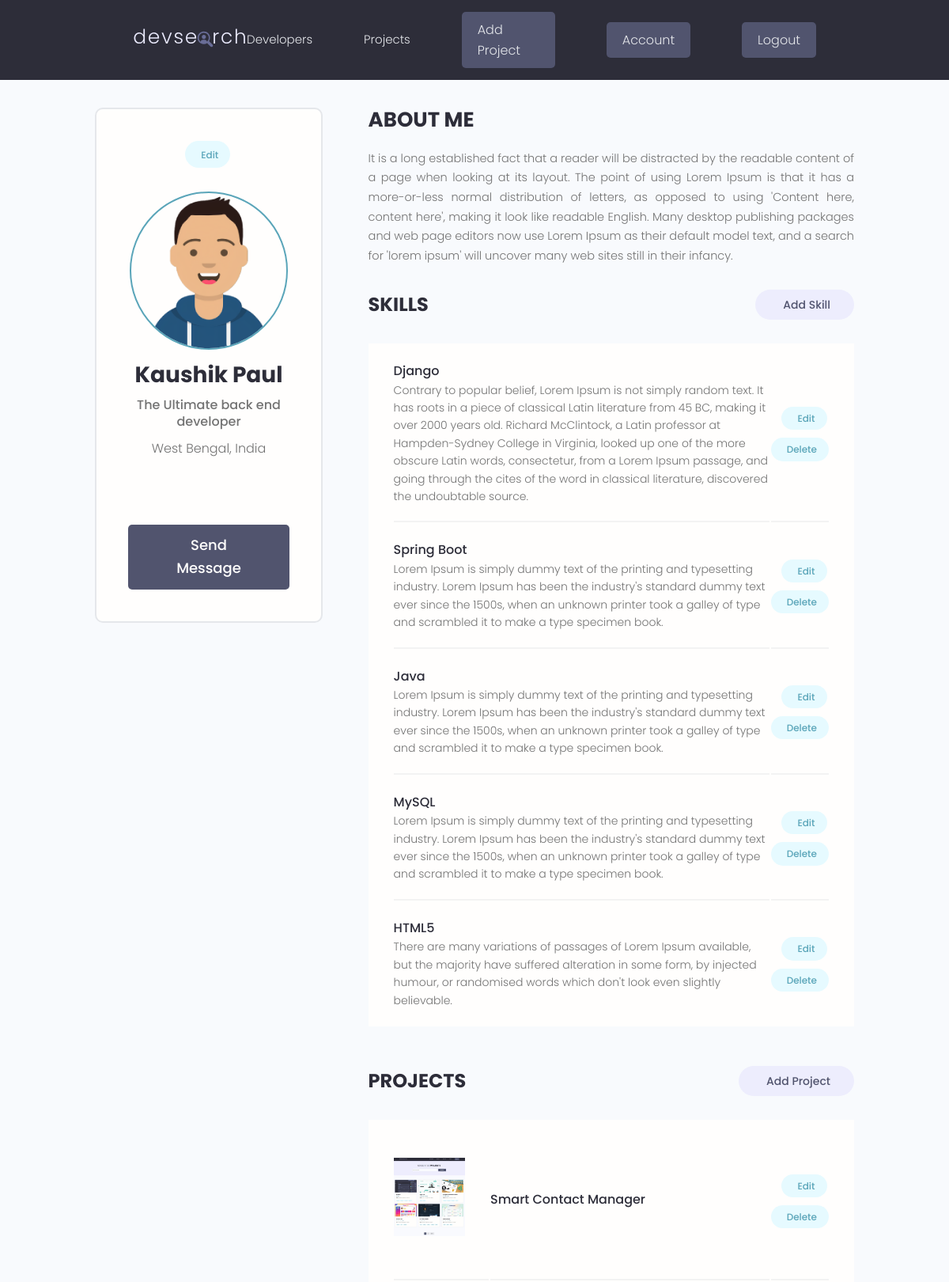
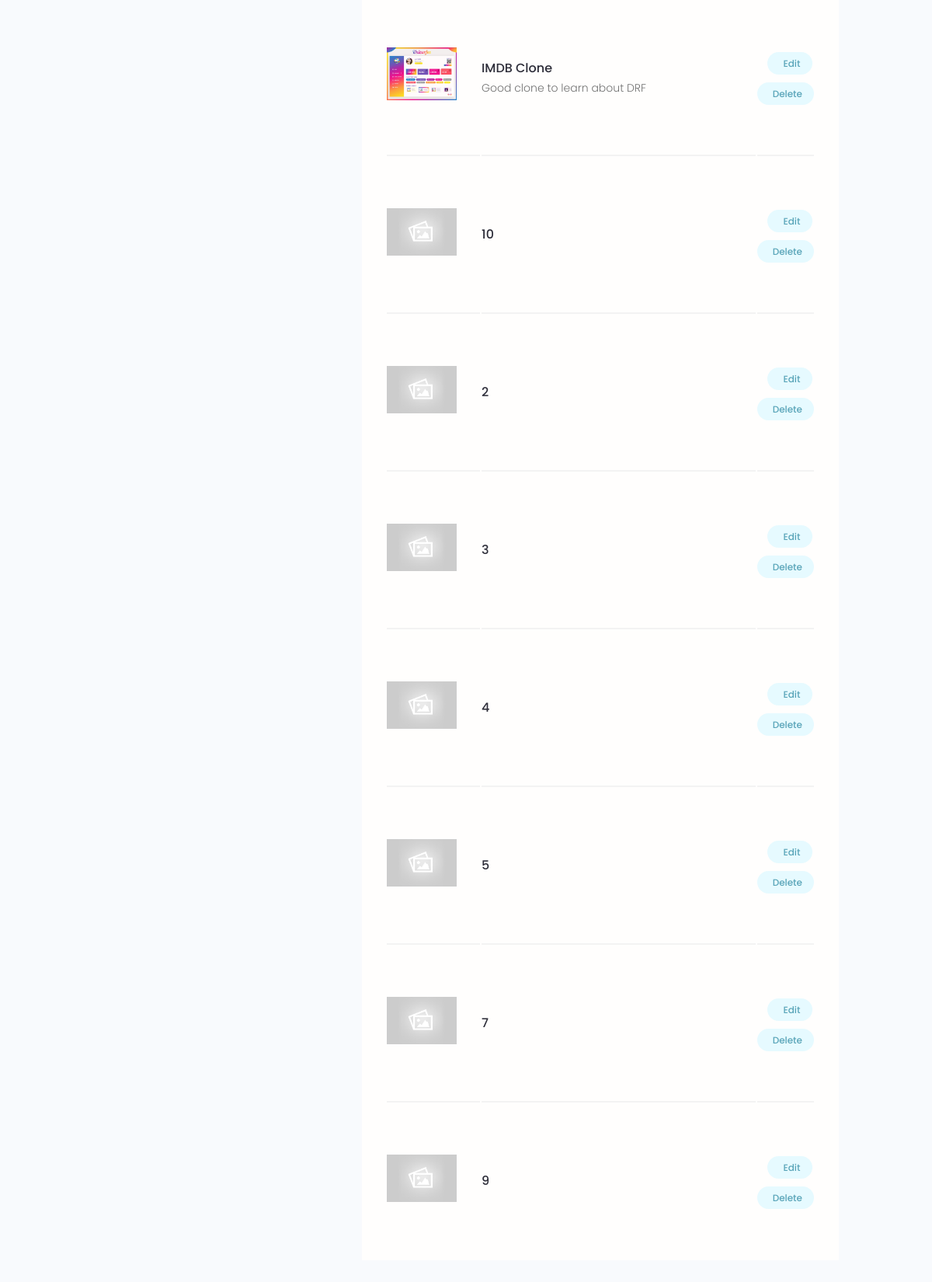
The app's page /account/ (signed in) with its own data (2 pictures, top to bottom).
### users/models.py (models this page shows, shortened)
class Profile(models.Model):
    user = models.OneToOneField(User, on_delete=models.CASCADE, null=True, blank=True)
    name = models.CharField(max_length=100, null=True, blank=True)
    email = models.EmailField(max_length=150, null=True, blank=True)
    username = models.CharField(max_length=100, null=True, blank=True)
    location = models.CharField(max_length=200, null=True, blank=True)
    short_intro = models.CharField(max_length=200, null=True, blank=True)
    bio = models.TextField(null=True, blank=True)
    profile_image = models.ImageField(
        null=True, blank=True, upload_to='profiles/', default='profiles/user-default.png')
    social_github = models.CharField(max_length=100, null=True, blank=True)
    social_twitter = models.CharField(max_length=100, null=True, blank=True)
    social_linkedin = models.CharField(max_length=100, null=True, blank=True)
    social_youtube = models.CharField(max_length=100, null=True, blank=True)
    social_website = models.CharField(max_length=100, null=True, blank=True)
    created_on = models.DateTimeField(auto_now_add=True)
    id = models.UUIDField(default=uuid.uuid4, unique=True,
                          editable=False, primary_key=True)

class Skill(models.Model):
    owner = models.ForeignKey(Profile, on_delete=models.CASCADE, null=True, blank=True)
    name = models.CharField(max_length=150)
    description = models.TextField(null=True, blank=True)
    created_on = models.DateTimeField(auto_now_add=True)
    id = models.UUIDField(default=uuid.uuid4, unique=True,
                          editable=False, primary_key=True)

### projects/models.py (models this page shows, shortened)
class Project(models.Model):
    id = models.UUIDField(default=uuid.uuid4, unique=True,
                          editable=False, primary_key=True)
    owner = models.ForeignKey(Profile, on_delete=models.SET_NULL, null=True, blank=True)
    title = models.CharField(max_length=100)
    description = models.TextField(null=True, blank=True)
    featured_image = models.ImageField(null=True, blank=True, default='default.jpg')
    demo_link = models.CharField(max_length=1000, null=True, blank=True)
    source_link = models.CharField(max_length=1000, null=True, blank=True)
    tags = models.ManyToManyField('Tag', blank=True)
    vote_total = models.IntegerField(default=0, null=True, blank=True)
    vote_ratio = models.IntegerField(default=0, null=True, blank=True)
    created_on = models.DateTimeField(auto_now_add=True)
    class Meta:
        ordering = ['-vote_ratio', '-vote_total', 'title']

### users/views.py (the view)
# urls.py: path('account/', views.user_account, name='user-account'),
@login_required(login_url='login')
def user_account(request):
    profile = request.user.profile
    skills = profile.skill_set.all()
    projects = profile.project_set.all()
    context = {'profile': profile, 'skills': skills, 'projects': projects}
    return render(request, 'account.html', context)

### users/templates/account.html (shortened to what this page needs)
{% extends 'main.html' %}
{% block content %}
  <main class="settingsPage profile my-md">
    <div class="container">
      <div class="layout">
        <div class="column column--1of3">
          <div class="card text-center">
            <div class="card__body dev">
              <a class="tag tag--pill tag--main settings__btn" href="{% url 'edit-account' %}"> Edit</a>
              <img alt="profile pic" class="avatar avatar--xl dev__avatar" src="{{ profile.profile_image.url }}" />
              <h2 class="dev__name">{{ profile.name }}</h2>
              <p class="dev__title">{{ profile.short_intro }}</p>
              <p class="dev__location">{{ profile.location }}</p>
              <ul class="dev__social">
              </ul>
              <a href="#" class="btn btn--sub btn--lg">Send Message </a>
            </div>
          </div>
        </div>
        <div class="column column--2of3">
          <div class="devInfo">
            <h3 class="devInfo__title">About Me</h3>
            <p class="devInfo__about">
              {{ profile.bio }}
            </p>
          </div>
          <div class="settings">
            <h3 class="settings__title">Skills</h3>
            <a class="tag tag--pill tag--sub settings__btn tag--lg" href="{% url 'create-skill' %}"> Add Skill</a>
          </div>
          <table class="settings__table">
            {% for skill in skills %}
            <tr>
              <td class="settings__tableInfo">
                <h4>{{ skill.name }}</h4>
                <p>
                  {{ skill.description }}
                </p>
              </td>
              <td class="settings__tableActions">
                <a class="tag tag--pill tag--main settings__btn" href="{% url 'update-skill' skill.id %}"> Edit</a>
                <a class="tag tag--pill tag--main settings__btn" href="{% url 'delete-skill' skill.id %}?next=/account">
                  Delete</a>
              </td>
            </tr>
            {% endfor %}
          </table>
          <div class="settings">
            <h3 class="settings__title">Projects</h3>
            <a class="tag tag--pill tag--sub settings__btn tag--lg" href="{% url 'project-create' %}"> Add Project</a>
          </div>
          <table class="settings__table">
            {% for project in projects %}
            <tr>
              <td class="settings__thumbnail">
                <a href="{% url 'project-detail' project.id %}"><img src="{{ project.featured_image.url }}" alt="Project Thumbnail" /></a>
              </td>
              <td class="settings__tableInfo">
                <a href="{% url 'project-detail' project.id %}">{{ project.title }}</a>
                <p>
                  {{ project.description|slice:150 }}
                </p>
              </td>
              <td class="settings__tableActions">
                <a class="tag tag--pill tag--main settings__btn" href="{% url 'project-update' project.id %}"> Edit</a>
                <a class="tag tag--pill tag--main settings__btn" href="{% url 'project-delete' project.id %}?next=/account">
                  Delete</a>
              </td>
            </tr>
            {% endfor %}
          </table>
        </div>
      </div>
    </div>
  </main>
{% endblock content %}

### static/styles/app.css (style rules this page uses)
:root { --color-sub: #2d2d39; }
.btn--sub { background-color: var(--color-sub-light); }
.card { border: 2px solid var(--color-light); }
img { width: 100%; }
.profile .card > .dev { padding: 4rem; }
.dev__avatar { display: block; margin: auto; }
.dev__name { color: var(--color-sub); font-size: 2.8rem; font-weight: 700; margin-top: 1rem; margin-bottom: 0.5rem; }
.dev__title { font-size: 1.6rem; font-weight: 500; line-height: 1.3; }
.dev__location { margin-top: 1rem; }
.dev__social { margin: 3rem 0; list-style: none; display: flex; justify-content: center; gap: 1.5rem; }
.devInfo { margin-bottom: 3rem; }
.devInfo__title, .devInfo__subtitle { font-size: 2.6rem; color: var(--color-sub); text-transform: uppercase; font-weight: 700; margin-bottom: 1.5rem; }
.devInfo__about, .devSkill__info { font-size: 1.45rem; line-height: 1.7; text-align: justify; }
.settingsPage .dev > .settings__btn { display: inline-block; margin-bottom: 3rem; }
.settings { display: flex; justify-content: space-between; align-items: center; }
.settings__title { font-size: 2.4rem; text-transform: uppercase; font-weight: 700; color: var(--color-sub); }
.settings__table { margin-top: 3rem; margin-bottom: 5rem; padding: 0 3rem; background: var(--color-white); }
.settings__table tr { width: 100%; }
.settings__table tr > td { padding: 2rem 0; }
.settings__table tr:not(:last-child) td { border-bottom: 2px solid var(--color-white-light); }
.settings__thumbnail { width: 23%; min-width: 10rem; }
.settings__thumbnail img { padding-right: 3rem; height: 15rem; object-fit: contain; }
.settings__tableInfo { width: 100%; }
.settings__tableInfo h4, .settings__tableInfo a { padding-right: 1rem; width: auto; font-size: 1.6rem; font-weight: 500; color: var(--color-sub); }
.settings__tableInfo p { font-size: 1.4rem; }
.settings__tableActions { text-align: right; }

### static/uikit/styles/modules/_variables.css (style rules this page uses)
:root { --color-main: #5aa5b9; --color-main-light: #e6faff; --color-sub: #3f4156; --color-sub-light: #51546e; --color-sub-lighter: #ededfd; --color-text: #737373; --color-gray: #8b8b8b; --color-light: #e5e7eb; --color-light-gray: #767676; --color-bg: #f8fafd; --color-white: #fffefd; --color-white-light: #f3f3f3; --color-success: #359e64; --color-success-bg: #def8e8; --color-error: #fc4b0b; --color-error-bg: #fff2ee; --font-base: 'Poppins', arial, helvetica, 'Segoe UI', roboto, ubuntu, sans-serif; --font-monospace: 'Fira Code', 'Courier New', courier, monospace; --font-regular: 300; --font-medium: 500; --font-bold: 700; --generic-shadow: 1px 1px 5px #00000010; --generic-transition: all 0.3s ease-in-out; }

### static/uikit/styles/modules/_base.css (style rules this page uses)
* { margin: 0; padding: 0; box-sizing: border-box; text-rendering: optimizeLegibility; color: inherit; font-size: inherit; }
html { font-size: 50%; }
@media only screen and (min-width: 480px) { html { font-size: 56.25%; } }
@media only screen and (min-width: 1200px) { html { font-size: 62.5%; } }
body { line-height: 1.6; font-weight: 400; font-size: 1.5rem; color: var(--color-text); background-color: var(--color-bg); min-height: 100vh; }

### static/uikit/styles/modules/_typography.css (style rules this page uses)
* { font-family: var(--font-base); }
h2 { font-size: 3.6rem; font-weight: var(--font-bold); }
h3 { font-size: 3.2rem; font-weight: var(--font-medium); }
h4 { font-size: 2.8rem; font-weight: var(--font-medium); }
p, span, strong { font-size: 1.6rem; color: var(--color-text); font-weight: var(--font-regular); }
a { padding-bottom: 2px; text-decoration: none; display: inline-block; color: var(--color-main); font-weight: var(--font-medium); }

### static/uikit/styles/modules/_utilities.css (style rules this page uses)
.container { width: 92%; max-width: 165rem; margin: 0 auto; box-sizing: border-box; }
@media screen and (min-width: 1000px) { .container { width: 90%; } }
@media screen and (min-width: 1200px) { .container { width: 80%; } }
.text-center { text-align: center; }
.my-md { margin: 3rem auto; }

### static/uikit/styles/modules/_avatar.css (style rules this page uses)
.avatar { border-radius: 50%; border: 2px solid var(--color-main); object-fit: cover; }
.avatar--xl { height: 20rem; width: 20rem; }

### static/uikit/styles/modules/_card.css (style rules this page uses)
.card { border-radius: 1rem; background-color: var(--color-white); border: 1.5px solid var(--color-light); width: auto; height: auto; margin-top: 0.5rem; margin-bottom: 0.5rem; overflow: hidden; }
.card__body, .card__header { padding: 2rem 2.5rem; }

### static/uikit/styles/modules/_layout.css (style rules this page uses)
.layout { display: flex; flex-flow: row wrap; justify-content: space-between; }
.layout > .column { margin-bottom: 3rem; }
.layout > .column.column--1of3 { flex-basis: 30%; }
.layout > .column.column--2of3 { flex-basis: 64%; }

### records on screen
Profile: profile_image (picture), name "Kaushik Paul", short_intro "The Ultimate back end developer", location "West Bengal, India", bio "It is a long established fact that a reader will be distracted by the readable content of a page when looking at its layout. The point of using Lorem Ipsum is that it has a more-or-less normal distribution of letters, as opposed to using 'Content here, content here', making it look like readable English. Many desktop publishing packages and web page editors now use Lorem Ipsum as their default model text, and a search for 'lorem ipsum' will uncover many web sites still in their infancy."
Skill: name "Django", description "Contrary to popular belief, Lorem Ipsum is not simply random text. It has roots in a piece of classical Latin literature from 45 BC, making it over 2000 years old. Richard McClintock, a Latin professor at Hampden-Sydney College in Virginia, looked up one of the more obscure Latin words, consectetur, from a Lorem Ipsum passage, and going through the cites of the word in classical literature, discovered the undoubtable source."
Skill: name "Spring Boot", description "Lorem Ipsum is simply dummy text of the printing and typesetting industry. Lorem Ipsum has been the industry's standard dummy text ever since the 1500s, when an unknown printer took a galley of type and scrambled it to make a type specimen book."
Skill: name "Java", description "Lorem Ipsum is simply dummy text of the printing and typesetting industry. Lorem Ipsum has been the industry's standard dummy text ever since the 1500s, when an unknown printer took a galley of type and scrambled it to make a type specimen book."
Skill: name "MySQL", description "Lorem Ipsum is simply dummy text of the printing and typesetting industry. Lorem Ipsum has been the industry's standard dummy text ever since the 1500s, when an unknown printer took a galley of type and scrambled it to make a type specimen book."
Skill: name "HTML5", description "There are many variations of passages of Lorem Ipsum available, but the majority have suffered alteration in some form, by injected humour, or randomised words which don't look even slightly believable."
Project: featured_image (picture), title "Smart Contact Manager"
Project: featured_image (picture), title "IMDB Clone", description "Good clone to learn about DRF"
Project: featured_image (placeholder picture), title "10"
Project: featured_image (placeholder picture), title "2"
Project: featured_image (placeholder picture), title "3"
Project: featured_image (placeholder picture), title "4"
Project: featured_image (placeholder picture), title "5"
Project: featured_image (placeholder picture), title "7"
Project: featured_image (placeholder picture), title "9"
